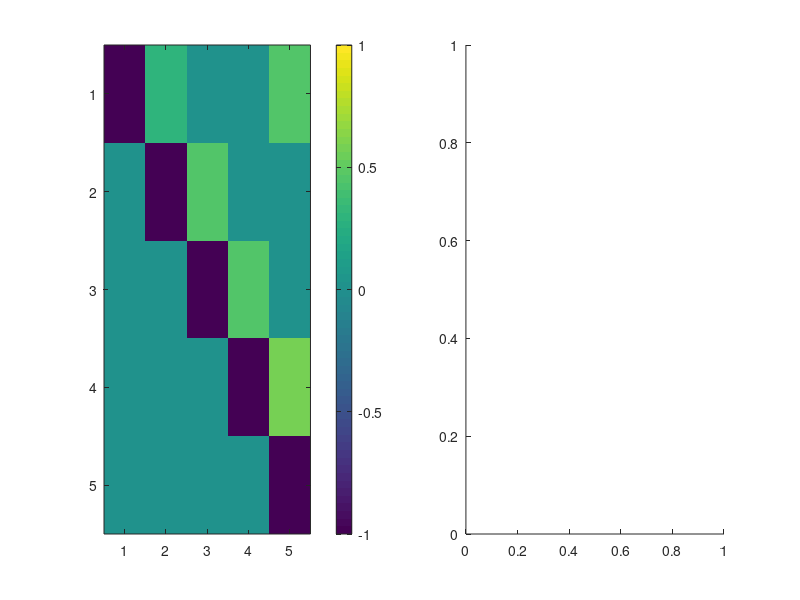
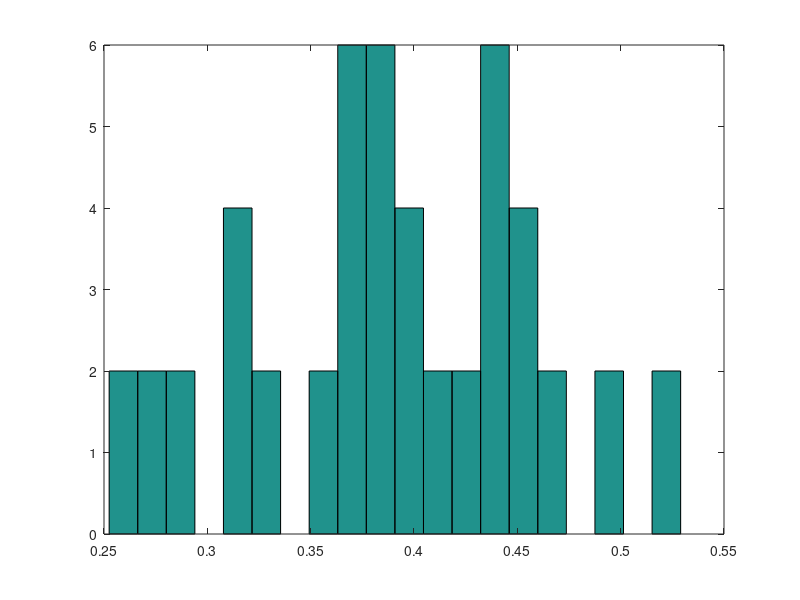

Recreate these plots in MATLAB, in order. (Note: this script raises an error after producing the figures.)
clear all
close all

load Netsim_data_Smith/sim1.mat
whos
figure(1)
subplot(1,2,1)
subj=11;
imagesc(squeeze(net(subj,:,:)),[-1 1]) % plots one subject 
colorbar

figure
% distribution of link 1,5 across subject

links_across_subjects=squeeze(net(:,1,5));
hist(links_across_subjects,20)

% net of subj 11 with correlation
subj_ts=ts((1:Ntimepoints)+(subj-1)*Ntimepoints,:); % time in first dimension
figure(1)
subplot(1,2,2)
imagesc(corr(subj_ts,'type','pearson'),[-1 1])
colorbar